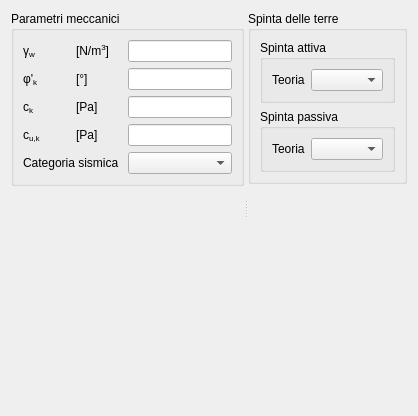
     <widget class="QWidget" name="ParametersTab">
      <attribute name="title">
       <string>Caratteristiche fisiche</string>
      </attribute>
      <layout class="QGridLayout" name="gridLayout_23">
       <item row="0" column="0">
        <widget class="QSplitter" name="splitter">
         <property name="orientation">
          <enum>Qt::Horizontal</enum>
         </property>
         <widget class="QWidget" name="layoutWidget">
          <layout class="QVBoxLayout" name="verticalLayout_2">
           <item>
            <widget class="QGroupBox" name="kParametersGBox">
             <property name="title">
              <string>Parametri meccanici</string>
             </property>
             <layout class="QGridLayout" name="gridLayout_8">
              <item row="3" column="2">
               <widget class="QLineEditValue" name="cUKLEdit"/>
              </item>
              <item row="0" column="0">
               <widget class="QLabelRichName" name="gammaWLabel">
                <property name="text">
                 <string>&lt;html&gt;&lt;/head&gt;
&lt;body&gt;
γ&lt;span style=&quot; vertical-align:sub;&quot;&gt;w&lt;/span&gt;&lt;/body&gt;&lt;/html&gt;</string>
                </property>
               </widget>
              </item>
              <item row="0" column="1">
               <widget class="QLabelUnitMeasure" name="gammaWUMLabel">
                <property name="text">
                 <string>&lt;!DOCTYPE HTML PUBLIC &quot;-//W3C//DTD HTML 4.0//EN&quot; &quot;http://www.w3.org/TR/REC-html40/strict.dtd&quot;&gt;
&lt;html&gt;&lt;/head&gt;
&lt;body&gt;
[N/m&lt;span style=&quot; vertical-align:super;&quot;&gt;3&lt;/span&gt;]
&lt;/body&gt;&lt;/html&gt;</string>
                </property>
               </widget>
              </item>
              <item row="0" column="2">
               <widget class="QLineEditValue" name="gammaWLEdit"/>
              </item>
              <item row="1" column="0">
               <widget class="QLabelRichName" name="phiPrimeKLabel">
                <property name="text">
                 <string>&lt;!DOCTYPE HTML PUBLIC &quot;-//W3C//DTD HTML 4.0//EN&quot; &quot;http://www.w3.org/TR/REC-html40/strict.dtd&quot;&gt;
&lt;html&gt;&lt;/head&gt;
&lt;body&gt;
φ'&lt;span style=&quot; vertical-align:sub;&quot;&gt;k&lt;/span&gt;
&lt;/body&gt;&lt;/html&gt;</string>
                </property>
               </widget>
              </item>
              <item row="1" column="1">
               <widget class="QLabelUnitMeasure" name="phiPrimeKUMLabel">
                <property name="text">
                 <string>&lt;!DOCTYPE HTML PUBLIC &quot;-//W3C//DTD HTML 4.0//EN&quot; &quot;http://www.w3.org/TR/REC-html40/strict.dtd&quot;&gt;
&lt;html&gt;&lt;head&gt;&lt;meta name=&quot;qrichtext&quot; content=&quot;1&quot; /&gt;&lt;/head&gt;
&lt;body&gt;
[°]
&lt;/body&gt;&lt;/html&gt;</string>
                </property>
               </widget>
              </item>
              <item row="1" column="2">
               <widget class="QLineEditValue" name="phiPrimeKLEdit"/>
              </item>
              <item row="2" column="2">
               <widget class="QLineEditValue" name="cPrimeKLEdit"/>
              </item>
              <item row="2" column="0">
               <widget class="QLabelRichName" name="cPrimeKLabel">
                <property name="text">
                 <string>&lt;html&gt;&lt;/head&gt;
&lt;body&gt;
c&lt;span style=&quot; vertical-align:sub;&quot;&gt;k&lt;/span&gt;
&lt;/body&gt;&lt;/html&gt;</string>
                </property>
               </widget>
              </item>
              <item row="2" column="1">
               <widget class="QLabelUnitMeasure" name="cPrimeKUMLabel">
                <property name="text">
                 <string>&lt;html&gt;&lt;/head&gt;
&lt;body&gt;
[Pa]
&lt;/body&gt;&lt;/html&gt;</string>
                </property>
               </widget>
              </item>
              <item row="3" column="0">
               <widget class="QLabelRichName" name="cUKLabel">
                <property name="text">
                 <string>&lt;!DOCTYPE HTML PUBLIC &quot;-//W3C//DTD HTML 4.0//EN&quot; &quot;http://www.w3.org/TR/REC-html40/strict.dtd&quot;&gt;
&lt;html&gt;&lt;/head&gt;
&lt;body&gt;
c&lt;span style=&quot; vertical-align:sub;&quot;&gt;u,k&lt;/span&gt;
&lt;/body&gt;&lt;/html&gt;</string>
                </property>
               </widget>
              </item>
              <item row="3" column="1">
               <widget class="QLabelUnitMeasure" name="cUKUMLabel">
                <property name="text">
                 <string>&lt;html&gt;&lt;/head&gt;
&lt;body&gt;
[Pa]
&lt;/body&gt;&lt;/html&gt;</string>
                </property>
               </widget>
              </item>
              <item row="4" column="0" colspan="2">
               <widget class="QLabelRichName" name="soilEQCategoryLabel">
                <property name="text">
                 <string>&lt;!DOCTYPE HTML PUBLIC &quot;-//W3C//DTD HTML 4.0//EN&quot; &quot;http://www.w3.org/TR/REC-html40/strict.dtd&quot;&gt;
&lt;html&gt;&lt;/head&gt;
&lt;body&gt;
Categoria sismica
&lt;/body&gt;&lt;/html&gt;</string>
                </property>
               </widget>
              </item>
              <item row="4" column="2">
               <widget class="QComboBoxEnum" name="soilEQCategoryComboBox"/>
              </item>
             </layout>
            </widget>
           </item>
           <item>
            <spacer name="verticalSpacer_2">
             <property name="orientation">
              <enum>Qt::Vertical</enum>
             </property>
             <property name="sizeHint" stdset="0">
              <size>
               <width>20</width>
               <height>219</height>
              </size>
             </property>
            </spacer>
           </item>
          </layout>
         </widget>
         <widget class="QWidget" name="layoutWidget">
          <layout class="QVBoxLayout" name="verticalLayout_6">
           <item>
            <widget class="QGroupBox" name="KGBox">
             <property name="sizePolicy">
              <sizepolicy hsizetype="Minimum" vsizetype="Preferred">
               <horstretch>0</horstretch>
               <verstretch>0</verstretch>
              </sizepolicy>
             </property>
             <property name="title">
              <string>Spinta delle terre</string>
             </property>
             <layout class="QGridLayout" name="gridLayout_22">
              <item row="0" column="0">
               <widget class="QGroupBox" name="KaGBox">
                <property name="title">
                 <string>Spinta attiva</string>
                </property>
                <layout class="QGridLayout" name="gridLayout_21">
                 <item row="0" column="0" colspan="2">
                  <widget class="QLabelRichName" name="KaTheoryLabel">
                   <property name="sizePolicy">
                    <sizepolicy hsizetype="Maximum" vsizetype="Preferred">
                     <horstretch>0</horstretch>
                     <verstretch>0</verstretch>
                    </sizepolicy>
                   </property>
                   <property name="text">
                    <string>Teoria</string>
                   </property>
                  </widget>
                 </item>
                 <item row="0" column="2">
                  <widget class="QComboBoxEnum" name="KaTheoryComboBox">
                   <property name="sizePolicy">
                    <sizepolicy hsizetype="Expanding" vsizetype="Fixed">
                     <horstretch>0</horstretch>
                     <verstretch>0</verstretch>
                    </sizepolicy>
                   </property>
                  </widget>
                 </item>
                </layout>
               </widget>
              </item>
              <item row="1" column="0">
               <widget class="QGroupBox" name="KpGBox">
                <property name="title">
                 <string>Spinta passiva</string>
                </property>
                <layout class="QGridLayout" name="gridLayout_20">
                 <item row="0" column="2">
                  <widget class="QComboBoxEnum" name="KpTheoryComboBox">
                   <property name="sizePolicy">
                    <sizepolicy hsizetype="Expanding" vsizetype="Fixed">
                     <horstretch>0</horstretch>
                     <verstretch>0</verstretch>
                    </sizepolicy>
                   </property>
                  </widget>
                 </item>
                 <item row="0" column="0" colspan="2">
                  <widget class="QLabelRichName" name="KpTheoryLabel">
                   <property name="sizePolicy">
                    <sizepolicy hsizetype="Maximum" vsizetype="Preferred">
                     <horstretch>0</horstretch>
                     <verstretch>0</verstretch>
                    </sizepolicy>
                   </property>
                   <property name="text">
                    <string>Teoria</string>
                   </property>
                  </widget>
                 </item>
                </layout>
               </widget>
              </item>
             </layout>
            </widget>
           </item>
           <item>
            <spacer name="verticalSpacer_3">
             <property name="orientation">
              <enum>Qt::Vertical</enum>
             </property>
             <property name="sizeHint" stdset="0">
              <size>
               <width>20</width>
               <height>219</height>
              </size>
             </property>
            </spacer>
           </item>
          </layout>
         </widget>
        </widget>
       </item>
       <item row="0" column="1">
        <layout class="QVBoxLayout" name="verticalLayout"/>
       </item>
      </layout>
     </widget>
